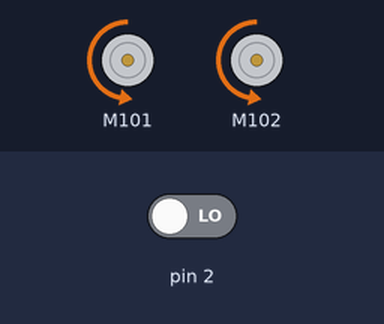
Bench run of a sketch on a simulated Arduino Uno, built with avr-gcc and run on an emulated ATmega328P. On the bench: 2 × DC motor (green arrow = forward, orange = backward, longer = faster). The test bench sets the inputs (shaded band); at power-on: pin 2 LOW. What the sketch prints to the serial monitor is not drawn.

Above: at 0.1 s.
Timing chart, 0 to 1.6 s (numbered marks = the images above):
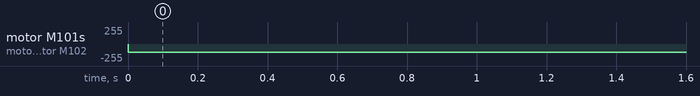

The sketch:

Test_speed_module.ino
```cpp
#include "Grove_I2C_Motor_Driver.h"
#define I2C_ADDRESS 0x0f
// Déclaration des constantess
//const byte interruptPin = 2;
// Fin déclaration des constantes

// Déclaration des fonctions

void Reagir();

// Fin déclaration des fonctions

//-----------------------------------------------------------

// Déclaration des variables globales

// Variables (compteurs) qui vont stocker le nombre de tics comptés pour chaque codeur
long compt= 0;

// Fin Déclaration des variables globales


//-----------------------------------------------------------
// Fonction d'interruption pour le codeur
// Fonction appelée par un tic du codeur.
void Reagir()
{
   compt++;
}

void setup()
{
  // Permet un affichage du résultat sur la consol Série
  Serial.begin(9600);
  Motor.begin(I2C_ADDRESS);

  // Initialisation des pin 9 et 10 en entrèes
  //pinMode(2, OUTPUT);
  attachInterrupt(digitalPinToInterrupt(2), Reagir, RISING);

}
// Fin initialisation
//-----------------------------------------------------------

void loop()
{
  Motor.speed(MOTOR1, -50);
  Motor.speed(MOTOR2, -50);
  delay(1000);
  Serial.println(compt);
  compt =0;

}
```

Measured:
- by itself, motor M101, motor M102: stopped → backward 127/255 at 0.00 s
